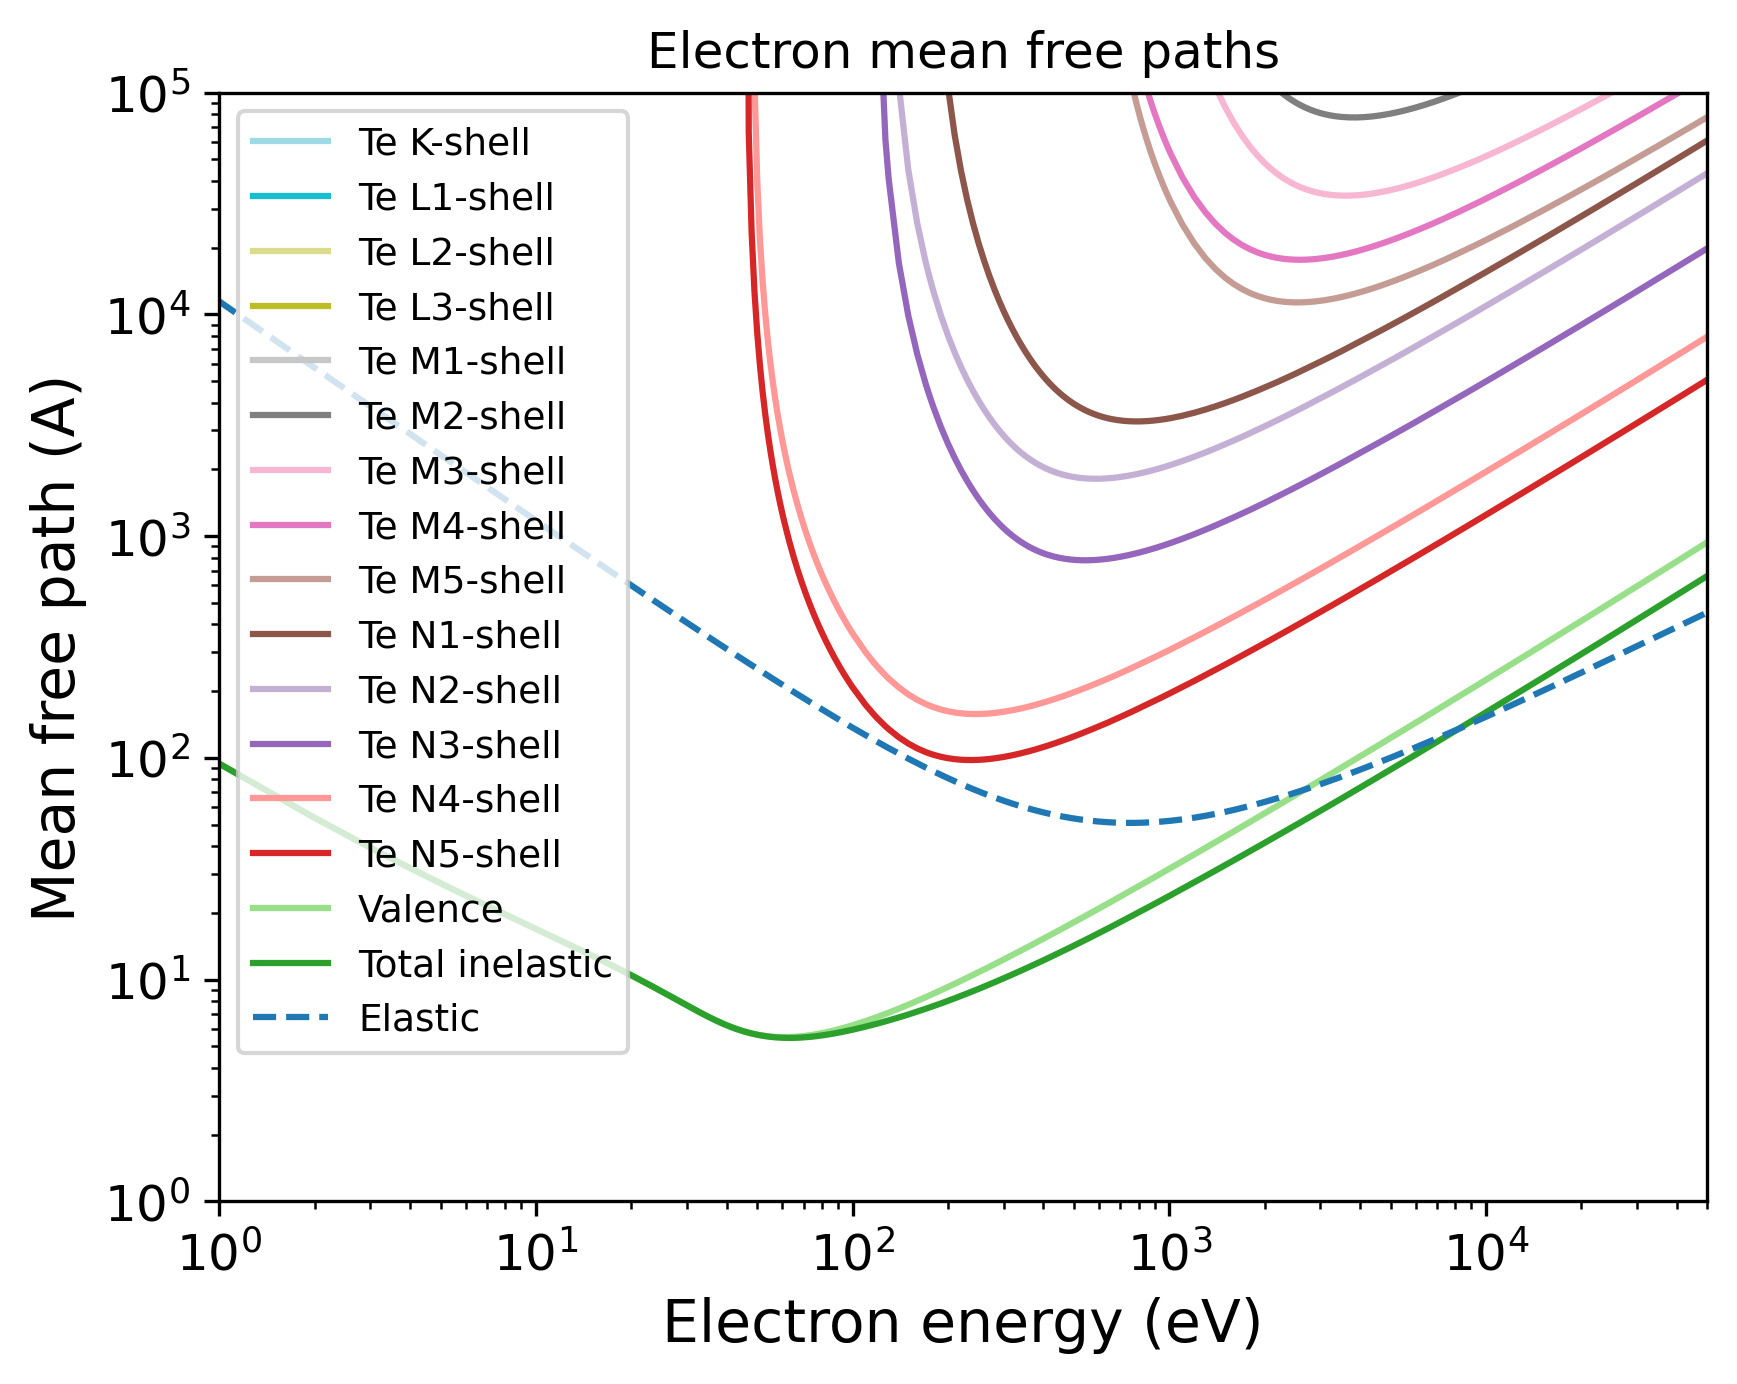

Write Python code to recreate this figure.
import pandas as pd
import numpy as np
import matplotlib.pyplot as plt
import matplotlib.cm as cm
# Set the format:
plt.xlabel("Electron energy (eV)", fontsize=14)
plt.ylabel("Mean free path (A)", fontsize=14)
plt.xticks(fontsize=12)
plt.yticks(fontsize=12)
plt.grid(False)
# Set the axes:
# Read the output file:
df = pd.read_csv(r"OUTPUT_Te_Electron_IMFP.dat", sep=r'\s+', header=None, comment="#", skipinitialspace=True)
plt.xscale("log")
plt.yscale("log")
# Prepare the plot:
columns_to_plot = [ 1, 2, 3, 4, 5, 6, 7, 8, 9, 10, 11, 12, 13, 14, 15, 16]
labels = [ "Te K-shell", "Te L1-shell", "Te L2-shell", "Te L3-shell", "Te M1-shell", "Te M2-shell", "Te M3-shell", "Te M4-shell", "Te M5-shell", "Te N1-shell", "Te N2-shell", "Te N3-shell", "Te N4-shell", "Te N5-shell", "Valence", "Total inelastic"]
# Create N distinct colors from a colormap
N = len(columns_to_plot)
colors = plt.cm.tab20(np.linspace(1, 0, 20))
# Set line styles:
linestyles = [ "-", "-", "-", "-", "-", "-", "-", "-", "-", "-", "-", "-", "-", "-", "-", "-"]
for i, col in enumerate(columns_to_plot):
    color = colors[i % len(colors)]
    ls    = linestyles[i % len(linestyles)]
    label = labels[i % len(labels)]
    plt.plot(df.iloc[:, 0], df.iloc[:, col],
    color=color,
    label=label,
    linestyle=ls)
# Add a curve from the second file
df2 = pd.read_csv(r"OUTPUT_Te_Electron_EMFP.dat", sep=r'\s+', header=None, comment="#", skipinitialspace=True)
columns_to_plot2 = [ 2]
labels2 = [ "Elastic"]
# Create second part of the plot:
for col, label in zip(columns_to_plot2, labels2):
    plt.plot(df2.iloc[:, 0], df2.iloc[:, col], label=label, linestyle="--")
plt.xlim(1.00000000,50000.00000000)
plt.ylim(1.00000000,100000.00000000)
plt.title("Electron mean free paths")
plt.legend(loc="best", fontsize=9)
# Save the plot in this format:
plt.savefig("OUTPUT_MFP_electron.png", dpi=300, bbox_inches="tight")
